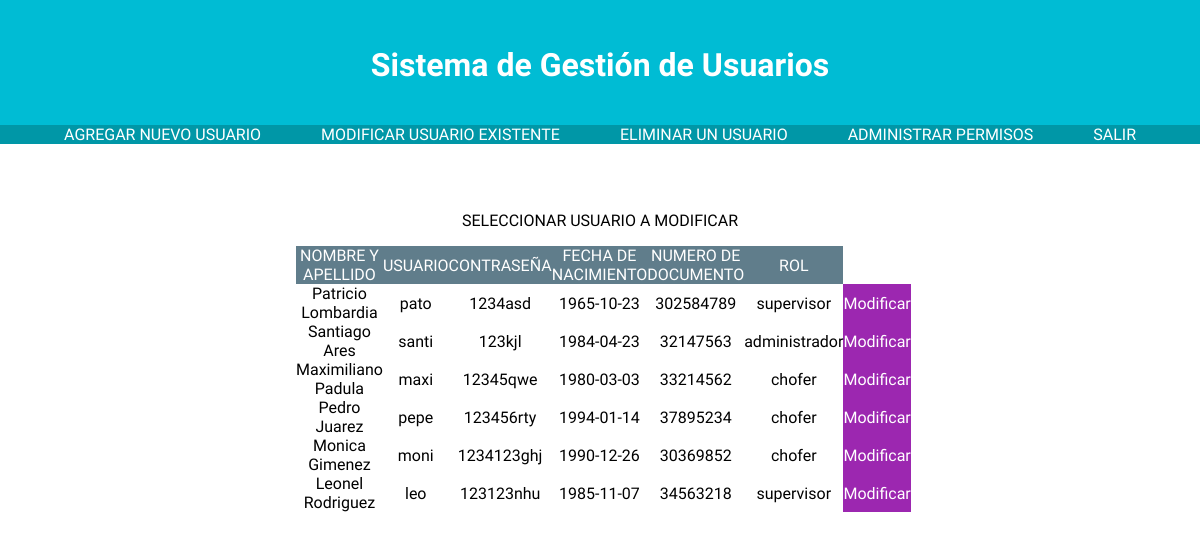
Screenshot of /Web/php/ADMINISTRADOR/GESTION/USUARIOS/modificar_usuarios.php (signed in) with the database file from the repository.
### tables this page shows
CREATE TABLE IF NOT EXISTS usuario (
    id_usuario INT PRIMARY KEY,
    usuario VARCHAR(30),
    nombre VARCHAR(30),
    pass varchar(30),
    fecha_nacimiento DATE,
    id_tipo_doc INT,
    num_doc VARCHAR(40),
    id_licencia VARCHAR(10),
	codigo_rol int,
    CONSTRAINT id_tipo_doc FOREIGN KEY (id_tipo_doc) REFERENCES tipo_doc (id_tipo_doc)
    ON DELETE CASCADE
	ON UPDATE CASCADE,
    CONSTRAINT id_licencia_usuario FOREIGN KEY (id_licencia) REFERENCES licencia (id_licencia)
    ON DELETE CASCADE
	ON UPDATE CASCADE,
    CONSTRAINT id_rol_usuario FOREIGN KEY (codigo_rol) REFERENCES rol (codigo_rol)
	ON DELETE CASCADE
	ON UPDATE CASCADE
);

create table if not exists rol
    (codigo_rol int primary key,
     descripcion varchar(30)
);

### Web/php/rutas.php (called while the page is built, shortened)
<?php
			 $menu_modificacion_usuario ="menu_modificacion_usuario.php";
			 $usuario_a_modificar ="usuario_a_modificar.php";
?>

### Web/php/ADMINISTRADOR/GESTION/USUARIOS/modificar_usuarios.php (the view, shortened to what this page needs)
<html>
 <?php include ("usuarios_datos.php"); ?>
 <?php 	include ('../../../rutas.php');?>
 	<head>
	</head>
<body>
	<div id="divContenedor">
	<div class="divTabla">
		<p>SELECCIONAR USUARIO A MODIFICAR</p>
		<form class='contacto' method="post" action="<?php echo $usuario_a_modificar ?>">
			<div id="contacto">
		<?php
			include ('../../../rutas.php');
			$consulta  = mysql_query ("SELECT U.id_usuario ID,U.nombre nombre,U.usuario usuario,U.pass contra,U.fecha_nacimiento fecha,U.num_doc numdoc,R.descripcion rol
									   FROM usuario U join
											rol R on R.codigo_rol = U.codigo_rol") or die (mysql_error());
			if ($row = mysql_fetch_array($consulta)){
			echo "<table border = '1'> \n";
			echo "<tr><td>NOMBRE Y APELLIDO</td><td>USUARIO</td><td>CONTRASEÑA</td><td>FECHA DE NACIMIENTO</td><td>NUMERO DE DOCUMENTO</td><td>ROL</td></tr>     \n";
			do{
				echo "<tr><td>".$row["nombre"]."</td><td>".$row["usuario"]."</td><td>".$row["contra"]."</td><td>".$row["fecha"]."</td><td>".$row["numdoc"]."</td><td>".$row["rol"]."</td><td class='tBotonModif'><a href='".$menu_modificacion_usuario."?ID=".$row["ID"]."' class = 'tlink'>Modificar</a></td></tr> \n";
			} while ($row = mysql_fetch_array ($consulta));
			echo "</table> \n";
		} else {
			echo "no se encontraron ningun registro";
		}
		?>
		</div>
	</div>
	</div>
</body>
</html>

### Web/Css/login.css (style rules this page uses)
html { margin: 0; padding: 0; }
body { background-color: #FFF; margin: 0; font-family: 'Ubuntu',sans-serif; padding: 0; }
#divContenedor { margin-left: 200px; margin-right: 200px; text-align: center; }
a { color: #FFF; }
a:link { text-decoration: none; }
.divTabla { padding: 1em 3em; margin: 1em 3em; border-spacing: 0; }
.divTabla table { border-collapse: separate; border-spacing: 0; border-color: #fff; width: 100%; height: auto; border: 0; padding: 0; }
.divTabla td { vertical-align: middle; background-color: #fff; border: 0; height: 30px; text-align: center; padding: 0; color: #000; }
.divTabla tr:first-child td { background-color: #607D8B; text-align: center; color: #fff; }
table tr td.tBotonModif { vertical-align: middle; text-align: center; width: 125px; background-color: #9C27B0; }
.tLink { color: #FFF; }
.tLink:link { text-decoration: none; }

### rows the page displays
usuario: nombre "Patricio Lombardia", usuario "pato", pass "1234asd", fecha_nacimiento "1965-10-23", num_doc "302584789", codigo_rol.descripcion "supervisor"
usuario: nombre "Santiago Ares", usuario "santi", pass "123kjl", fecha_nacimiento "1984-04-23", num_doc "32147563", codigo_rol.descripcion "administrador"
usuario: nombre "Maximiliano Padula", usuario "maxi", pass "12345qwe", fecha_nacimiento "1980-03-03", num_doc "33214562", codigo_rol.descripcion "chofer"
usuario: nombre "Pedro Juarez", usuario "pepe", pass "123456rty", fecha_nacimiento "1994-01-14", num_doc "37895234", codigo_rol.descripcion "chofer"
usuario: nombre "Monica Gimenez", usuario "moni", pass "1234123ghj", fecha_nacimiento "1990-12-26", num_doc "30369852", codigo_rol.descripcion "chofer"
usuario: nombre "Leonel Rodriguez", usuario "leo", pass "123123nhu", fecha_nacimiento "1985-11-07", num_doc "34563218", codigo_rol.descripcion "supervisor"
